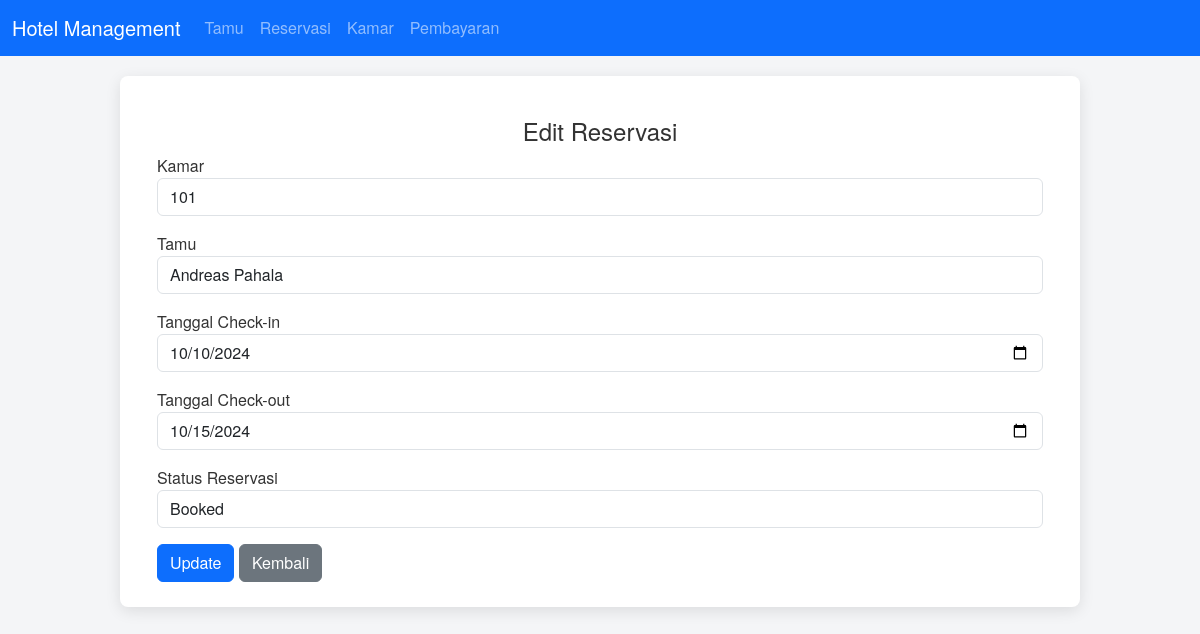
Page /reservasi/edit/1 on the committed database.
### tables this page shows
CREATE TABLE `reservasi` (
  `id_reservasi` int NOT NULL,
  `id_kamar` int NOT NULL,
  `id_tamu` int NOT NULL,
  `tanggal_checkin` date NOT NULL,
  `tanggal_checkout` date NOT NULL,
  `status_reservasi` enum('Booked','Check-in','Check-out','Dibatalkan') NOT NULL
);

CREATE TABLE `kamar` (
  `id_kamar` int NOT NULL,
  `nomor_kamar` varchar(10) NOT NULL,
  `tipe_kamar` varchar(50) NOT NULL,
  `status_kamar` varchar(20) NOT NULL
);

CREATE TABLE `tamu` (
  `id_tamu` int NOT NULL,
  `nama_tamu` varchar(100) NOT NULL,
  `kontak_tamu` varchar(15) DEFAULT NULL,
  `alamat_tamu` text
);

### app/controllers/ReservasiController.php (called while the page is built, shortened)
<?php
include_once 'app/models/ReservasiModel.php';
include_once 'app/models/KamarModel.php';
include_once 'app/models/TamuModel.php';
class ReservasiController {
    private $model;
    private $kamarModel;
    private $tamuModel;
    public function __construct($db) {
        $this->model = new ReservasiModel($db);
        $this->kamarModel = new KamarModel($db);
        $this->tamuModel = new TamuModel($db);
    }
    public function edit($id) {
        $reservasi = $this->model->getById($id);
        $kamar_list = $this->kamarModel->getAll();
        $tamu_list = $this->tamuModel->getAll();
        include 'app/views/reservasi/edit.php';
    }
}
?>

### app/models/ReservasiModel.php (called while the page is built, shortened)
<?php
class ReservasiModel {
    private $conn;
    private $table = 'reservasi';
    public function __construct($db) {
        $this->conn = $db;
    }
    public function getById($id) {
        $query = "SELECT * FROM " . $this->table . " WHERE id_reservasi = ?";
        $stmt = $this->conn->prepare($query);
        $stmt->bindParam(1, $id);
        $stmt->execute();
        return $stmt->fetch(PDO::FETCH_ASSOC);
    }
}
?>

### app/models/KamarModel.php (called while the page is built, shortened)
<?php
class KamarModel
{
    private $conn;
    private $table = 'kamar';
    public function __construct($db)
    {
        $this->conn = $db;
    }
    public function getAll()
    {
        $query = "SELECT * FROM " . $this->table;
        $stmt = $this->conn->prepare($query);
        $stmt->execute();
        return $stmt;
    }
}

### app/models/TamuModel.php (called while the page is built, shortened)
<?php
class TamuModel {
    private $conn;
    private $table = 'tamu';
    public function __construct($db) {
        $this->conn = $db;
    }
    public function getAll() {
        $query = "SELECT * FROM " . $this->table;
        $stmt = $this->conn->prepare($query);
        $stmt->execute();
        return $stmt;
    }
}
?>

### app/views/reservasi/edit.php (the view, shortened to what this page needs)
<?php include 'app/templates/header.php'; ?>
<h4 class="text-center mt-3">Edit Reservasi</h4>
<div class="container">
    <form method="POST" action="<?php echo BASE_URL; ?>reservasi/edit/<?php echo $reservasi['id_reservasi']; ?>">
        <div class="mb-3">
            <label for="id_kamar">Kamar</label>
            <select class="form-control" id="id_kamar" name="id_kamar" required>
                <?php foreach ($kamar_list as $kamar): ?>
                    <option value="<?php echo $kamar['id_kamar']; ?>" <?php echo ($kamar['id_kamar'] == $reservasi['id_kamar']) ? 'selected' : ''; ?>><?php echo $kamar['nomor_kamar']; ?></option>
                <?php endforeach; ?>
            </select>
        </div>
        <div class="mb-3">
            <label for="id_tamu">Tamu</label>
            <select class="form-control" id="id_tamu" name="id_tamu" required>
                <?php foreach ($tamu_list as $tamu): ?>
                    <option value="<?php echo $tamu['id_tamu']; ?>" <?php echo ($tamu['id_tamu'] == $reservasi['id_tamu']) ? 'selected' : ''; ?>><?php echo $tamu['nama_tamu']; ?></option>
                <?php endforeach; ?>
            </select>
        </div>
        <div class="mb-3">
            <label for="tanggal_checkin">Tanggal Check-in</label>
            <input type="date" class="form-control" id="tanggal_checkin" name="tanggal_checkin" value="<?php echo $reservasi['tanggal_checkin']; ?>" required>
        </div>
        <div class="mb-3">
            <label for="tanggal_checkout">Tanggal Check-out</label>
            <input type="date" class="form-control" id="tanggal_checkout" name="tanggal_checkout" value="<?php echo $reservasi['tanggal_checkout']; ?>" required>
        </div>
        <div class="mb-3">
            <label for="status_reservasi">Status Reservasi</label>
            <select class="form-control" id="status_reservasi" name="status_reservasi" required>
                <option value="Booked" <?php echo ($reservasi['status_reservasi'] == 'Booked') ? 'selected' : ''; ?>>Booked</option>
            </select>
        </div>
        <button type="submit" class="btn btn-primary">Update</button>
        <a href="<?php echo BASE_URL; ?>reservasi" class="btn btn-secondary">Kembali</a>
    </form>
</div>
<?php include 'app/templates/footer.php'; ?>

### public/assets/css/styles.css (style rules this page uses)
body { font-family: 'Helvetica Neue', Arial, sans-serif; background-color: #f4f5f7; margin: 0; padding: 0; color: #333; }

### rows in the picture
reservasi: id_kamar "101", id_tamu "Andreas Pahala", tanggal_checkin "10/10/2024", tanggal_checkout "10/15/2024", status_reservasi "Booked"
